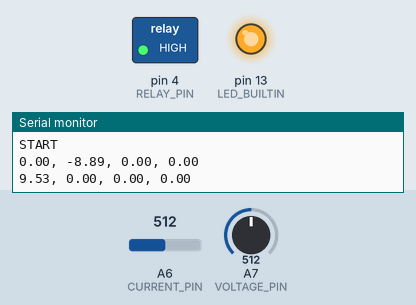
This sketch was run on a simulated Arduino Nano, built with avr-gcc and run on an emulated ATmega328P. Shown: switched loads named in the sketch (green lamp = pin HIGH), output pins drawn as LEDs (lit = HIGH), the last lines printed to the serial monitor. The inputs (shaded band) are chosen by the test bench; at power-on: A7 (VOLTAGE_PIN) = 512, A6 (CURRENT_PIN) = 512.

Above: at 2.6 s.
2.7 s: A7 (VOLTAGE_PIN) set to 235
5.6 s: A7 (VOLTAGE_PIN) set to 205
At 6.8 s:
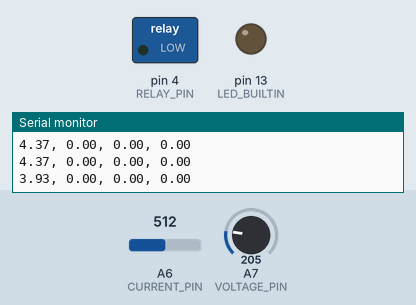
7.9 s: A7 (VOLTAGE_PIN) set to 165
10.6 s: A7 (VOLTAGE_PIN) set to 148
At 11.9 s:
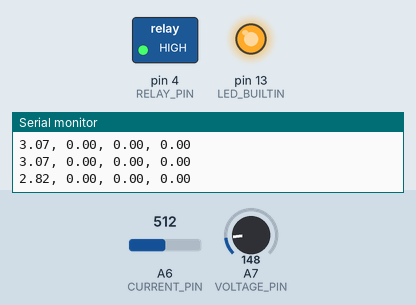
12.9 s: A7 (VOLTAGE_PIN) set to 210
At 14.5 s:
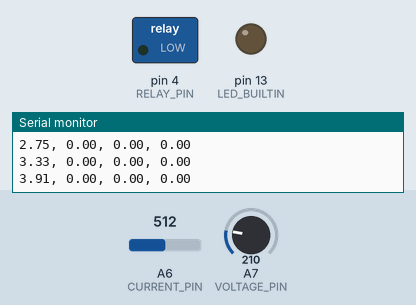
Timing chart, 0 to 15.9 s (numbered marks = the images above; inputs shaded):
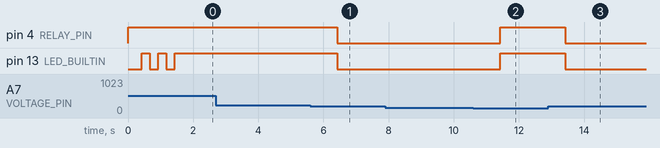

The sketch:

capacity_meter_serial.ino
```cpp
#define VOLTAGE_PIN A7 // Must be an analog pin
#define CURRENT_PIN A6 // Must be an analog pin
#define RELAY_PIN 4    // Any digital/analog pin

#define MAX_BATTERY_VOLT 4.15  // Maximum voltage before cutoff
#define MIN_BATTERY_VOLT 2.95  // Minimum voltage before cutoff

#define R1 4700  // Resistor between battery +ve and arduino analog's pin
#define R2 980   // Resistor between arduino's analog pin and ground

#define ACS_STEP_VOLT 0.185 // Voltage increase on arduino's pin for every amp
// I've used ACS7127 with max rating of 5A.

#define AREF_VOLT 3.285  // Voltage at the Aref/ref pin of the arduino (never exceed 5 volts)
#define ADC_MAX 1023     // Max value of adc

#define POLL_INTERVAL 1000 // Update data every 1000 ms
#define SAMPLE_INTERVAL 50 // Take a voltage and currrent sample every 50 ms

unsigned long poll_interval, sample_interval;

float ACS_IDLE_VAL;
unsigned long curMillis;
unsigned long voltage, current, sampleCount;
float volts, amps, watts, watthour;

void setup() {
  pinMode(VOLTAGE_PIN, INPUT);
  pinMode(CURRENT_PIN, INPUT);

  pinMode(LED_BUILTIN, OUTPUT);
  pinMode(RELAY_PIN, OUTPUT);

  digitalWrite(RELAY_PIN, HIGH);

  analogReference(EXTERNAL);

  ACS_IDLE_VAL = 0;
  for(int i=0; i<200; i++) {
    ACS_IDLE_VAL += analogRead(CURRENT_PIN);
    delay(2);
  }
  ACS_IDLE_VAL = ACS_IDLE_VAL / 200;

  voltage = 0; current = 0; sampleCount = 0;
  volts = 0.0; amps = 0.0; watts = 0.0; watthour = 0.0;

  blinkLed(2, 500);
  Serial.begin(115200);
  Serial.println("START");

  curMillis = millis();
  poll_interval = curMillis;
  sample_interval = curMillis;
}

void loop() {
  curMillis = millis();
  if((int32_t)(curMillis - poll_interval) >= 0) {
    poll_interval += POLL_INTERVAL;
    if(sampleCount==0) { sampleCount = 1; }
    volts = voltage * AREF_VOLT * (R1 + R2) / R2 / ADC_MAX / sampleCount;
    amps = ((current / sampleCount) - ACS_IDLE_VAL) * AREF_VOLT / ADC_MAX / ACS_STEP_VOLT;
    watts = volts * amps;
    watthour = watthour + (watts * POLL_INTERVAL / 1000 / 3600);
    // Log serial data here...
    Serial.print(volts); Serial.print(", ");
    Serial.print(amps); Serial.print(", ");
    Serial.print(watts); Serial.print(", ");
    Serial.println(watthour);
    voltage = 0; current = 0; sampleCount = 0;
  }
  if((int32_t)(curMillis - sample_interval) >= 0) {
    sample_interval += SAMPLE_INTERVAL;
    voltage += analogRead(VOLTAGE_PIN);
    current += analogRead(CURRENT_PIN);
    sampleCount++;
  }
  if(volts>MAX_BATTERY_VOLT || volts<MIN_BATTERY_VOLT) {
    digitalWrite(LED_BUILTIN, HIGH); digitalWrite(RELAY_PIN, HIGH);
  } else {
    digitalWrite(LED_BUILTIN, LOW); digitalWrite(RELAY_PIN, LOW);
  }
}

void blinkLed(int blinks, int duration) {
  int gap = duration/2;
  for(int i=0; i<blinks; i++) {
    digitalWrite(LED_BUILTIN, HIGH); delay(gap);
    digitalWrite(LED_BUILTIN, LOW); delay(gap);
  }
}
```

Measured:
- the behaviour switches between 223 and 222 on A7 (VOLTAGE_PIN) (found by bisection; images 0 and 1)
- the behaviour switches between 159 and 158 on A7 (VOLTAGE_PIN) (found by bisection; images 1 and 2)
- after the input at 5.6 s, pin 4 (RELAY_PIN), pin 13 (LED_BUILTIN): HIGH → LOW after 0.83 s
- after the input at 10.6 s, pin 4 (RELAY_PIN), pin 13 (LED_BUILTIN): LOW → HIGH after 0.83 s
- after the input at 12.9 s, pin 4 (RELAY_PIN), pin 13 (LED_BUILTIN): HIGH → LOW after 0.53 s
- by itself, pin 13 (LED_BUILTIN): alternates HIGH for 0.25 s and LOW for 0.25 s, 4 changes in all, then stays HIGH
